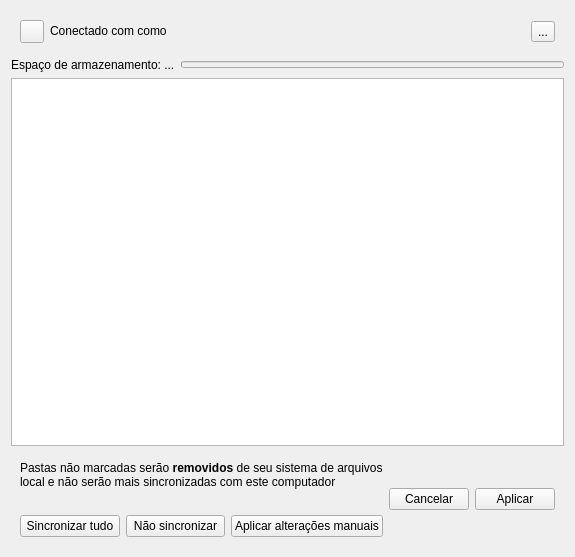
<?xml version="1.0" encoding="UTF-8"?>
<ui version="4.0">
 <class>OCC::AccountSettings</class>
 <widget class="QWidget" name="OCC::AccountSettings">
  <property name="geometry">
   <rect>
    <x>0</x>
    <y>0</y>
    <width>575</width>
    <height>557</height>
   </rect>
  </property>
  <property name="windowTitle">
   <string>Form</string>
  </property>
  <layout class="QGridLayout" name="gridLayout">
   <item row="0" column="0">
    <widget class="QWidget" name="accountStatus" native="true">
     <layout class="QGridLayout" name="gridLayout_2">
      <item row="0" column="0">
       <widget class="SslButton" name="sslButton">
        <property name="sizePolicy">
         <sizepolicy hsizetype="Maximum" vsizetype="Fixed">
          <horstretch>0</horstretch>
          <verstretch>0</verstretch>
         </sizepolicy>
        </property>
        <property name="text">
         <string/>
        </property>
       </widget>
      </item>
      <item row="0" column="1">
       <widget class="QLabel" name="connectLabel">
        <property name="sizePolicy">
         <sizepolicy hsizetype="MinimumExpanding" vsizetype="Preferred">
          <horstretch>0</horstretch>
          <verstretch>0</verstretch>
         </sizepolicy>
        </property>
        <property name="text">
         <string>Conectado com &lt;server&gt; como &lt;user&gt;</string>
        </property>
        <property name="textFormat">
         <enum>Qt::RichText</enum>
        </property>
        <property name="wordWrap">
         <bool>true</bool>
        </property>
        <property name="openExternalLinks">
         <bool>true</bool>
        </property>
       </widget>
      </item>
      <item row="0" column="2">
       <widget class="QToolButton" name="_accountToolbox">
        <property name="text">
         <string>...</string>
        </property>
       </widget>
      </item>
     </layout>
    </widget>
   </item>
   <item row="1" column="0">
    <layout class="QHBoxLayout" name="storageGroupBox">
     <item>
      <widget class="QLabel" name="quotaInfoLabel">
       <property name="sizePolicy">
        <sizepolicy hsizetype="Minimum" vsizetype="Fixed">
         <horstretch>0</horstretch>
         <verstretch>0</verstretch>
        </sizepolicy>
       </property>
       <property name="toolTip">
        <string/>
       </property>
       <property name="text">
        <string>Espaço de armazenamento: ...</string>
       </property>
       <property name="textFormat">
        <enum>Qt::PlainText</enum>
       </property>
       <property name="wordWrap">
        <bool>false</bool>
       </property>
      </widget>
     </item>
     <item>
      <widget class="QProgressBar" name="quotaProgressBar">
       <property name="enabled">
        <bool>false</bool>
       </property>
       <property name="sizePolicy">
        <sizepolicy hsizetype="MinimumExpanding" vsizetype="Fixed">
         <horstretch>0</horstretch>
         <verstretch>0</verstretch>
        </sizepolicy>
       </property>
       <property name="maximumSize">
        <size>
         <width>16777215</width>
         <height>7</height>
        </size>
       </property>
       <property name="maximum">
        <number>100</number>
       </property>
       <property name="value">
        <number>-1</number>
       </property>
       <property name="textVisible">
        <bool>false</bool>
       </property>
      </widget>
     </item>
    </layout>
   </item>
   <item row="2" column="0">
    <widget class="QTreeView" name="_folderList">
     <property name="sizePolicy">
      <sizepolicy hsizetype="MinimumExpanding" vsizetype="Expanding">
       <horstretch>0</horstretch>
       <verstretch>5</verstretch>
      </sizepolicy>
     </property>
     <property name="contextMenuPolicy">
      <enum>Qt::CustomContextMenu</enum>
     </property>
     <property name="editTriggers">
      <set>QAbstractItemView::NoEditTriggers</set>
     </property>
     <property name="animated">
      <bool>true</bool>
     </property>
    </widget>
   </item>
   <item row="3" column="0">
    <widget class="QWidget" name="selectiveSyncStatus" native="true">
     <layout class="QHBoxLayout" name="horizontalLayout_3">
      <item>
       <layout class="QVBoxLayout" name="verticalLayout_3">
        <item>
         <widget class="QLabel" name="selectiveSyncLabel">
          <property name="sizePolicy">
           <sizepolicy hsizetype="MinimumExpanding" vsizetype="Maximum">
            <horstretch>0</horstretch>
            <verstretch>0</verstretch>
           </sizepolicy>
          </property>
          <property name="text">
           <string>Pastas não marcadas serão &lt;b&gt;removidos&lt;/b&gt; de seu sistema de arquivos local e não serão mais sincronizadas com este computador</string>
          </property>
          <property name="textFormat">
           <enum>Qt::RichText</enum>
          </property>
          <property name="wordWrap">
           <bool>true</bool>
          </property>
          <property name="openExternalLinks">
           <bool>true</bool>
          </property>
         </widget>
        </item>
        <item>
         <widget class="QWidget" name="bigFolderUi" native="true">
          <layout class="QVBoxLayout" name="verticalLayout">
           <property name="leftMargin">
            <number>0</number>
           </property>
           <property name="topMargin">
            <number>0</number>
           </property>
           <property name="rightMargin">
            <number>0</number>
           </property>
           <property name="bottomMargin">
            <number>0</number>
           </property>
           <item>
            <widget class="QLabel" name="selectiveSyncNotification">
             <property name="styleSheet">
              <string notr="true">color: red</string>
             </property>
             <property name="text">
              <string/>
             </property>
             <property name="wordWrap">
              <bool>true</bool>
             </property>
            </widget>
           </item>
           <item>
            <layout class="QHBoxLayout" name="horizontalLayout_2">
             <item>
              <widget class="QPushButton" name="bigFolderSyncAll">
               <property name="text">
                <string>Sincronizar tudo</string>
               </property>
              </widget>
             </item>
             <item>
              <widget class="QPushButton" name="bigFolderSyncNone">
               <property name="text">
                <string>Não sincronizar</string>
               </property>
              </widget>
             </item>
             <item>
              <widget class="QPushButton" name="bigFolderApply">
               <property name="text">
                <string>Aplicar alterações manuais</string>
               </property>
              </widget>
             </item>
            </layout>
           </item>
          </layout>
         </widget>
        </item>
       </layout>
      </item>
      <item>
       <widget class="QWidget" name="selectiveSyncButtons" native="true">
        <layout class="QHBoxLayout" name="horizontalLayout">
         <property name="leftMargin">
          <number>0</number>
         </property>
         <property name="topMargin">
          <number>0</number>
         </property>
         <property name="rightMargin">
          <number>0</number>
         </property>
         <property name="bottomMargin">
          <number>0</number>
         </property>
         <item>
          <widget class="QPushButton" name="selectiveSyncCancel">
           <property name="sizePolicy">
            <sizepolicy hsizetype="Minimum" vsizetype="Maximum">
             <horstretch>0</horstretch>
             <verstretch>0</verstretch>
            </sizepolicy>
           </property>
           <property name="text">
            <string>Cancelar</string>
           </property>
          </widget>
         </item>
         <item>
          <widget class="QPushButton" name="selectiveSyncApply">
           <property name="sizePolicy">
            <sizepolicy hsizetype="Minimum" vsizetype="Maximum">
             <horstretch>0</horstretch>
             <verstretch>0</verstretch>
            </sizepolicy>
           </property>
           <property name="text">
            <string>Aplicar</string>
           </property>
          </widget>
         </item>
        </layout>
       </widget>
      </item>
     </layout>
    </widget>
   </item>
  </layout>
 </widget>
 <customwidgets>
  <customwidget>
   <class>SslButton</class>
   <extends>QToolButton</extends>
   <header>sslbutton.h</header>
  </customwidget>
 </customwidgets>
 <resources/>
 <connections/>
</ui>
